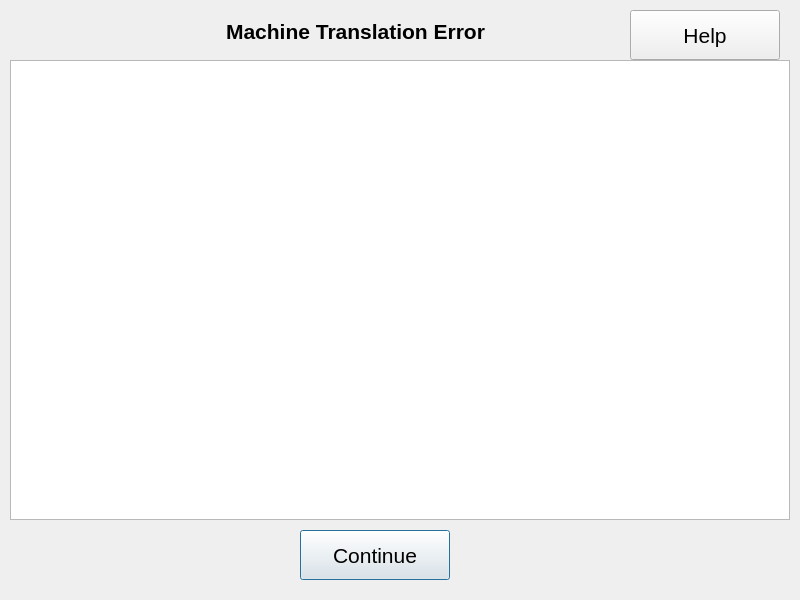
<?xml version="1.0" encoding="UTF-8"?>
<ui version="4.0">
 <class>ErrorDisplay</class>
 <widget class="QDialog" name="ErrorDisplay">
  <property name="geometry">
   <rect>
    <x>0</x>
    <y>0</y>
    <width>800</width>
    <height>600</height>
   </rect>
  </property>
  <property name="font">
   <font>
    <pointsize>16</pointsize>
   </font>
  </property>
  <property name="windowTitle">
   <string>Error Display</string>
  </property>
  <property name="windowIcon">
   <iconset>
    <normaloff>../../../../usr/share/machinetrans/resources/logo.png</normaloff>../../../../usr/share/machinetrans/resources/logo.png</iconset>
  </property>
  <widget class="QTextEdit" name="errorEdit">
   <property name="geometry">
    <rect>
     <x>10</x>
     <y>60</y>
     <width>780</width>
     <height>460</height>
    </rect>
   </property>
   <property name="textInteractionFlags">
    <set>Qt::TextSelectableByKeyboard|Qt::TextSelectableByMouse</set>
   </property>
  </widget>
  <widget class="QLabel" name="titleLbl">
   <property name="geometry">
    <rect>
     <x>70</x>
     <y>20</y>
     <width>571</width>
     <height>23</height>
    </rect>
   </property>
   <property name="font">
    <font>
     <pointsize>16</pointsize>
     <weight>75</weight>
     <bold>true</bold>
    </font>
   </property>
   <property name="text">
    <string>Machine Translation Error</string>
   </property>
   <property name="alignment">
    <set>Qt::AlignCenter</set>
   </property>
  </widget>
  <widget class="QPushButton" name="acceptBttn">
   <property name="geometry">
    <rect>
     <x>300</x>
     <y>530</y>
     <width>150</width>
     <height>50</height>
    </rect>
   </property>
   <property name="text">
    <string>Continue</string>
   </property>
  </widget>
  <widget class="QPushButton" name="helpBttn">
   <property name="geometry">
    <rect>
     <x>630</x>
     <y>10</y>
     <width>150</width>
     <height>50</height>
    </rect>
   </property>
   <property name="text">
    <string>Help</string>
   </property>
  </widget>
 </widget>
 <tabstops>
  <tabstop>helpBttn</tabstop>
  <tabstop>errorEdit</tabstop>
  <tabstop>acceptBttn</tabstop>
 </tabstops>
 <resources/>
 <connections/>
</ui>
